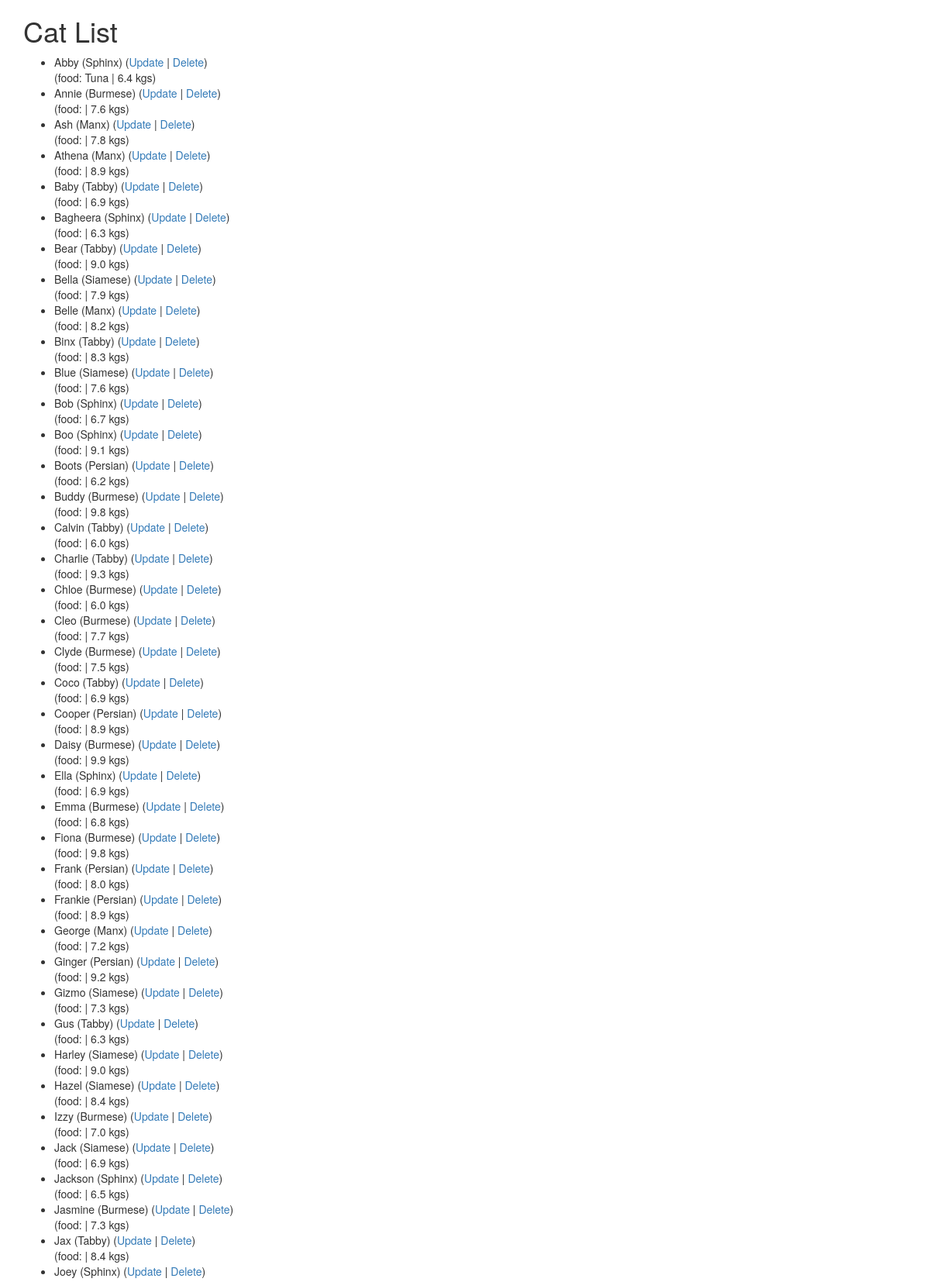
Screenshot of /cats/ (signed in, upper part) with the database file from the repository.
### cats/models.py (models this page shows, shortened)
class Cat(models.Model):
    nickname = models.CharField(
        max_length=200,
        validators=[MinLengthValidator(2, "Nickname must be greater than 1 character")]
    )
    weight = models.FloatField()
    foods = models.CharField(max_length=300)
    breed = models.ForeignKey('Breed', on_delete=models.CASCADE)

class Breed(models.Model):
    name = models.CharField(max_length=200,
                            validators=[MinLengthValidator(2, 'Breed must be greater than 1 character')])
    def __str__(self):
        return self.name

### cats/views.py (the view)
# urls.py: path('', views.MainView.as_view(), name='all'),
class MainView(LoginRequiredMixin, View):
    def get(self,request):
        bc = Breed.objects.all().count()
        cl = Cat.objects.all()
        ctx = {'breed_count':bc, 'cat_list':cl}
        return render(request, 'cats/cat_list.html', ctx)

### home/context_processors.py (called while the page is built)
def settings(request):
    return {
        'settings': django_settings,
    }

### cats/templates/cats/cat_list.html (shortened to what this page needs)
{% extends "base_bootstrap.html" %}
{% block content %}
  <h1>Cat List</h1>
  {% if cat_list %}
  <ul>
    {% for cat in cat_list %}
      <li>
          {{ cat.nickname }} ({{ cat.breed }})
          (<a href="{% url 'cats:cat_update' cat.id %}">Update</a> |
          <a href="{% url 'cats:cat_delete' cat.id %}">Delete</a>) <br/>
          (food: {{ cat.foods }} | {{ cat.weight }} kgs)
      </li>
    {% endfor %}
  </ul>
  {% else %}
    <p>There are no cats in the library.</p>
  {% endif %}
{% endblock %}

### rows the page displays
Cat: nickname "Abby", breed "Sphinx", foods "Tuna", weight "6.4"
Cat: nickname "Annie", breed "Burmese", weight "7.6"
Cat: nickname "Ash", breed "Manx", weight "7.8"
Cat: nickname "Athena", breed "Manx", weight "8.9"
Cat: nickname "Baby", breed "Tabby", weight "6.9"
Cat: nickname "Bagheera", breed "Sphinx", weight "6.3"
Cat: nickname "Bear", breed "Tabby", weight "9.0"
Cat: nickname "Bella", breed "Siamese", weight "7.9"
Cat: nickname "Belle", breed "Manx", weight "8.2"
Cat: nickname "Binx", breed "Tabby", weight "8.3"
Cat: nickname "Blue", breed "Siamese", weight "7.6"
Cat: nickname "Bob", breed "Sphinx", weight "6.7"
Cat: nickname "Boo", breed "Sphinx", weight "9.1"
Cat: nickname "Boots", breed "Persian", weight "6.2"
Cat: nickname "Buddy", breed "Burmese", weight "9.8"
Cat: nickname "Calvin", breed "Tabby", weight "6.0"
Cat: nickname "Charlie", breed "Tabby", weight "9.3"
Cat: nickname "Chloe", breed "Burmese", weight "6.0"
Cat: nickname "Cleo", breed "Burmese", weight "7.7"
Cat: nickname "Clyde", breed "Burmese", weight "7.5"
Cat: nickname "Coco", breed "Tabby", weight "6.9"
Cat: nickname "Cooper", breed "Persian", weight "8.9"
Cat: nickname "Daisy", breed "Burmese", weight "9.9"
Cat: nickname "Ella", breed "Sphinx", weight "6.9"
Cat: nickname "Emma", breed "Burmese", weight "6.8"
Cat: nickname "Fiona", breed "Burmese", weight "9.8"
Cat: nickname "Frank", breed "Persian", weight "8.0"
Cat: nickname "Frankie", breed "Persian", weight "8.9"
Cat: nickname "George", breed "Manx", weight "7.2"
Cat: nickname "Ginger", breed "Persian", weight "9.2"
Cat: nickname "Gizmo", breed "Siamese", weight "7.3"
Cat: nickname "Gus", breed "Tabby", weight "6.3"
Cat: nickname "Harley", breed "Siamese", weight "9.0"
Cat: nickname "Hazel", breed "Siamese", weight "8.4"
Cat: nickname "Izzy", breed "Burmese", weight "7.0"
Cat: nickname "Jack", breed "Siamese", weight "6.9"
Cat: nickname "Jackson", breed "Sphinx", weight "6.5"
Cat: nickname "Jasmine", breed "Burmese", weight "7.3"
Cat: nickname "Jax", breed "Tabby", weight "8.4"
Cat: nickname "Joey", breed "Sphinx"
